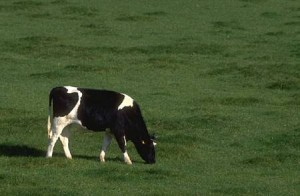
%> input picture 6/u6_code/cow.jpg, 300 x 196 px
$ octave --eval "exercise6;"   (GNU Octave 9; MATLAB toolbox functions it lacks are replaced by stand-ins)
%> lines starting %> are read from the running program, lines starting %| are printed output that depends on the picture; long printed decimals are rounded
### 6/u6_code/meanshiftSeg.m
function [map, peak] = meanshiftSeg(img)
[row col v] = size(img);
X = double(reshape(img,[row*col v]));
r = 35;
[map, peak] = mean_shift(X, r);
map = reshape(map,row,col);
end

function [map, peaks] = mean_shift(X, r)
numPts = size(X,1);
VisitedPts = zeros(1,numPts);
availPtsCnt = numPts;
AvailPts = 1:numPts;
clusterVotes = zeros(1,numPts);
clustCent = [];
numClust = 0;
while availPtsCnt > 0
    ind = AvailPts(ceil(availPtsCnt*rand));

    [peak, clusterPts, currClusterVts] = find_peak(X, X(ind,:), r);
    VisitedPts(clusterPts) = 1;

    mergeCandid = 0;
    for clst = 1:numClust
        distToOther = norm(peak-clustCent(clst));
        if distToOther < r/2
            mergeCandid = clst;
            break;
        end
    end

    if mergeCandid > 0
        clustCent(mergeCandid,:) = (peak+clustCent(mergeCandid))/2;
        clusterVotes(mergeCandid,:) = clusterVotes(mergeCandid,:) + currClusterVts;
        disp('meged');
    else
        numClust = numClust+1;
        clustCent(numClust,:) = peak;
        clusterVotes(numClust,:) = currClusterVts;
    end

    AvailPts = find(VisitedPts == 0);
    availPtsCnt = length(AvailPts);
end
[~,map] = max(clusterVotes,[],1);
peaks = clustCent;
end

function [peak, clusterPts, currClusterVts]  = find_peak(X, xl , r)
numPts = size(X,1);
peak = xl;
currClusterVts = zeros(1, numPts);
clusterPts= [];
while 1
    diffToAll = sum((repmat(peak,numPts, 1) - X).^2, 2);  %./ repmat(peak,numPts, 1)
    ptsInWindow = find(diffToAll < r^2);
    oldMean = peak;
    peak      = mean(X(ptsInWindow,:),1);
    clusterPts = [clusterPts ptsInWindow'];
    currClusterVts(ptsInWindow) = currClusterVts(ptsInWindow)+1;
    if norm(peak - oldMean) < .01*r   %/norm(peak)
        break;
    end
end
end

### 6/u6_code/EM.m
function [map cluster] = EM(img, K)
[row col v] = size(img);
N = row*col;
X = double(reshape(img,[N v]));

% use function generate_mu to initialize mus
mu = generate_mu(X, K);

% use function generate_cov to initialize covariances
cov = generate_cov(X, K);

alpha=ones(K,1)/K;

% iterate between maximization and expectation
mu0=mu*0;
cov0=0*cov;
alpha0=alpha*0;
p0=ones(N,K);
energy=sum(sum((mu-mu0).^2))+sum(sum((cov-cov0).^2))+(sum((alpha-alpha0).^2));
iter=0;
% while energy>10^(-6)
while 1
    P = expectation(mu,cov,alpha,X);

    [mu, cov, alpha] = maximization(P, X);

    iter = iter + 1;
%     energy=sum(sum((mu-mu0).^2))+sum(sum(sum((cov-cov0).^2)))+(sum((alpha-alpha0).^2));
    energy = norm(sum((P-p0).^2));
    fprintf('iter = %d \n', iter);
    fprintf('energy = %f \n',energy);

    if energy<.05
        break;
    end
    p0 = P;
    mu0 = mu;
    cov0=cov;
    alpha0=alpha;
end

[~,MxInd] = max(P,[],2);
map = reshape(MxInd,row,col);
cluster = mu;
end

### 6/u6_code/generate_cov.m
% Generate initial values for the cov
% covariance matrices

function cov = generate_cov(X, K)
rng = range(X);
c = diag(rng);
for k=1:K
    cov(k,:,:) = c;
end

end

### 6/u6_code/expectation.m
function P = expectation(mu,var,alpha,X)

K = length(alpha);
N = size(X,1);
P = zeros(K,N);

expect = zeros(K,N);
for k=1:K
    gm = GMM(X,mu(:,k),var(k,:,:));
    dc =  gm .* alpha(k);
    expect(k,:) = dc';
end
SumOverK = sum(expect);
for k=1:K
    P(k,:) = expect(k,:) ./ SumOverK;
end
P = P';
end

% [10 lines left out: function GMM, not called in this run]

### 6/u6_code/maximization.m
function [mu, cov, alpha] = maximization(P, X)

K = size(P,2);
N = size(X,1);
dim = size(X,2);

alpha = (sum(P) ./ N)';
mu = zeros(K, dim);
for k=1:K
    mu(k,:) = sum(X(1:N,:) .* repmat(P(:,k),1,dim)) ./ sum(P(:,k));
end
mu = mu';

for k=1:K
    sum1 = zeros(dim,dim);
    for n=1:N
        sum1 = sum1 + P(n,k) .* ((X(n,:)' - mu(:,k)) * (X(n,:)' - mu(:,k))');
    end
    cov(k,:,:) = sum1 ./ sum(P(:,k));
end

end

### 6/u6_code/generate_mu.m
% Generate initial values for mu
% K is the number of segments

function mu = generate_mu(X, K)
numPts = size(X,1);
mu = X(randi(numPts,K,1),:)';

end

### 6/u6_code/exercise6.m
function exercise6()
clc; clear; close all;

% load image
img = imread('cow.jpg');
%> img is the input picture: size 196x300x3 uint8; mean R, G, B 68, 84.9, 47.4
% for faster debugging we decrease the size of image
scale = 0.3;
img = imresize(img, scale);
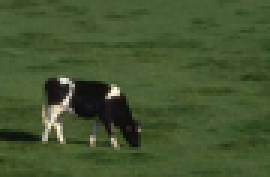
%> img: size 59x90x3 uint8 (shown 3 times larger); mean R, G, B 68, 84.9, 47.4
%figure, imshow(img), title('original image')

%% smooth image (6.1a)
% smoothing the image
imgSmoothed = imfilter(img,fspecial('gauss',[5 5],0.5),'symmetric');
%figure, imshow(imgSmoothed), title('smoothed image')
%% convert to L*a*b* image (6.1b)
cform = makecform('srgb2lab');
imglab = applycform(imgSmoothed,cform);
%> imglab: size 59x90x3 uint8; mean of channels 1, 2, 3 86, 115.8, 147.5
%figure, imshow(imglab), title('l*a*b* image')

%% (6.2) Mean Shift Segmentation
[mapMS peaks] = meanshiftSeg(imglab);
%> the loop in mean_shift, `while availPtsCnt > 0` made 6 passes
%> (peak, AvailPts, availPtsCnt) on passes 3 to 5: ([160.6 126.4 140.7], [923 1046 1106 1149 1164 1286 1287 1387 1875 2098 2214 2273], 12), ([88.6 114.7 148.8], [923 1046 1106 1164 1286 1287 1387 1875 2098 2214 2273], 11), ([88.62 114.7 148.8], [1164 2214 2273], 3)
%> (peak, availPtsCnt) on passes 1, 2, 6: ([88.59 114.7 148.8], 454), ([22.21 127.1 131], 115), ([160.6 126.4 140.7], 0)
%> after the loop in mean_shift, `while availPtsCnt > 0`: VisitedPts = 5310 values from 1 to 1; clustCent = [88.59 114.7 148.8; 22.21 127.1 131; 160.6 126.4 140.7; 88.6 114.7 148.8; 88.62 114.7 148.8; 160.6 126.4 140.7]
%> in mean_shift, `[~,map] = max(clusterVotes,[],1);`: map = 5310 values, max 6 at index 926, min 2 at index 44, mean 3.89
%> in mean_shift, `peaks = clustCent;`: peaks has the same summary as clustCent
%> in meanshiftSeg, `[map, peak] = mean_shift(X, r);`: peak has the same summary as clustCent in mean_shift
%> in meanshiftSeg, `map = reshape(map,row,col);`:
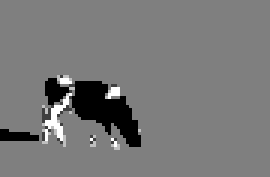
%> map: size 59x90 double (shown 3 times larger); min 2, max 6, mean 3.89; drawn with min black and max white
%> peaks has the same summary as clustCent in mean_shift
visualizeSegmentationResults (mapMS,peaks);
%> (this line was passed over: visualizeSegmentationResults is not available in this run)

%% (6.3) EM Segmentation
K=5;
[mapEM cluster] = EM(imglab,K);
%> in EM, `mu = generate_mu(X, K);`: mu = [84 86 80 100 72; 114 117 113 114 112; 150 148 150 150 150]
%> in generate_cov, `rng = range(X);`: rng = [235 22 31]
%> in generate_cov, `c = diag(rng);`: c = [235 0 0; 0 22 0; 0 0 31]
%> in EM, `mu0=mu*0;`: mu0 = [0 0 0 0 0; 0 0 0 0 0; 0 0 0 0 0]
%> in EM, `energy=sum(sum((mu-mu0).^2))+sum(sum((cov-cov0).^2))+(sum((alpha-alpha..`: energy = [489059.2 215354.2 217739.2]
%> the loop in EM, `while 1` made 35 passes
%> (energy, alpha0) on passes 1 to 12: (7753.2, [0.218; 0.244; 0.19; 0.209; 0.138]), (152.2, [0.322; 0.154; 0.236; 0.184; 0.104]), (151.5, [0.44; 0.0937; 0.305; 0.103; 0.0583]), (28.18, [0.477; 0.0729; 0.332; 0.0684; 0.0495]), (19.99, [0.489; 0.0613; 0.346; 0.0539; 0.0497]), (20.7, [0.493; 0.0537; 0.356; 0.0467; 0.0505]), (24.44, [0.497; 0.0484; 0.362; 0.043; 0.0506]), (24.41, [0.502; 0.0446; 0.363; 0.0408; 0.05]), (19.47, [0.506; 0.0422; 0.363; 0.0394; 0.0492]), (13.72, [0.507; 0.0408; 0.366; 0.0382; 0.0484]), (9.68, [0.505; 0.0403; 0.37; 0.0373; 0.0476]), (7.38, [0.501; 0.0408; 0.375; 0.0366; 0.0467])
%> (alpha, energy) on pass 35: ([0.388; 0.0624; 0.485; 0.0308; 0.0342], 0.0485)
%| energy = 7753.228
%| energy = 152.209
%| energy = 151.543
%| energy = 28.183
%| energy = 19.995
%| energy = 20.699
%| energy = 24.438
%| energy = 24.405
%> (further printed lines are left out)
%> after the loop in EM, `while 1`: iter = 35
%> in EM, `[~,MxInd] = max(P,[],2);`: MxInd = 5310 values, max 5 at index 223, min 1 at index 1, mean 2.21
%> in EM, `map = reshape(MxInd,row,col);`:
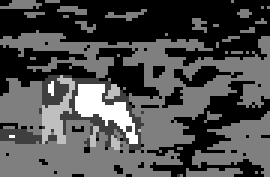
%> map: size 59x90 double (shown 3 times larger); min 1, max 5, mean 2.21; drawn with min black and max white
%> in EM, `cluster = mu;`: cluster = [92.64 54.65 85.83 148.1 14.22; 114.5 122.8 114.4 125.4 128.4; 148.4 138.5 149.7 141.1 128.3]
visualizeSegmentationResults (mapEM,cluster');
%> (this line was passed over: visualizeSegmentationResults is not available in this run)

end
